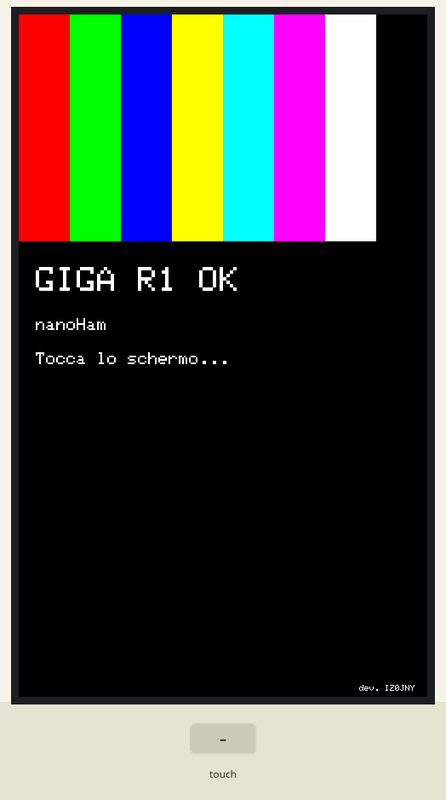
Simulated run of this sketch. Board: Arduino Giga R1. Shown: 480×800 colour display. The test bench sets the inputs (shaded band). What the sketch prints to the serial monitor is not drawn.

Above: at 7.6 s.
7.7 s: touch panel pressed at 13 % / 10 % of its raw x / y range
9.2 s: touch panel pressed at 38 % / 10 % of its raw x / y range
Timing chart, 0 to 12.2 s (numbered marks = the images above; inputs shaded):
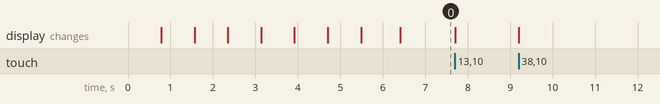

The sketch:

GigaDisplayTest.ino
```cpp
// Test GIGA Display Shield: barre colore, testo e touch
// Sviluppatore: IZ0JNY
// Librerie: Arduino_GigaDisplay_GFX, Arduino_GigaDisplayTouch
#include "Arduino_GigaDisplay_GFX.h"
#include "Arduino_GigaDisplayTouch.h"

GigaDisplay_GFX display;
Arduino_GigaDisplayTouch touch;

#define BLACK   0x0000
#define WHITE   0xFFFF
#define RED     0xF800
#define GREEN   0x07E0
#define BLUE    0x001F
#define YELLOW  0xFFE0
#define CYAN    0x07FF
#define MAGENTA 0xF81F

void setup() {
  Serial.begin(115200);
  display.begin();          // 480x800, verticale

  const uint16_t colori[] = {RED, GREEN, BLUE, YELLOW, CYAN, MAGENTA, WHITE, BLACK};
  for (uint16_t c : colori) { display.fillScreen(c); delay(400); }

  int w = display.width(), h = display.height();
  for (int i = 0; i < 8; i++) display.fillRect(i * w / 8, 0, w / 8 + 1, h / 3, colori[i]);

  display.setTextColor(WHITE);
  display.setTextSize(4);
  display.setCursor(20, h / 3 + 30);
  display.print("GIGA R1 OK");
  display.setTextSize(2);
  display.setCursor(20, h / 3 + 90);
  display.print("nanoHam");
  display.setTextSize(1);
  display.setCursor(w - 80, h - 14);
  display.print("dev. IZ0JNY");
  display.setTextSize(2);
  display.setCursor(20, h / 3 + 130);
  display.print("Tocca lo schermo...");

  if (touch.begin()) Serial.println("Touch OK");
  else               Serial.println("Touch NON inizializzato");
}

void loop() {
  GDTpoint_t p[5];
  uint8_t n = touch.getTouchPoints(p);
  for (uint8_t i = 0; i < n; i++) {
    display.fillCircle(p[i].x, p[i].y, 8, YELLOW);
    Serial.print("touch "); Serial.print(p[i].x); Serial.print(","); Serial.println(p[i].y);
  }
  delay(10);
}
```
